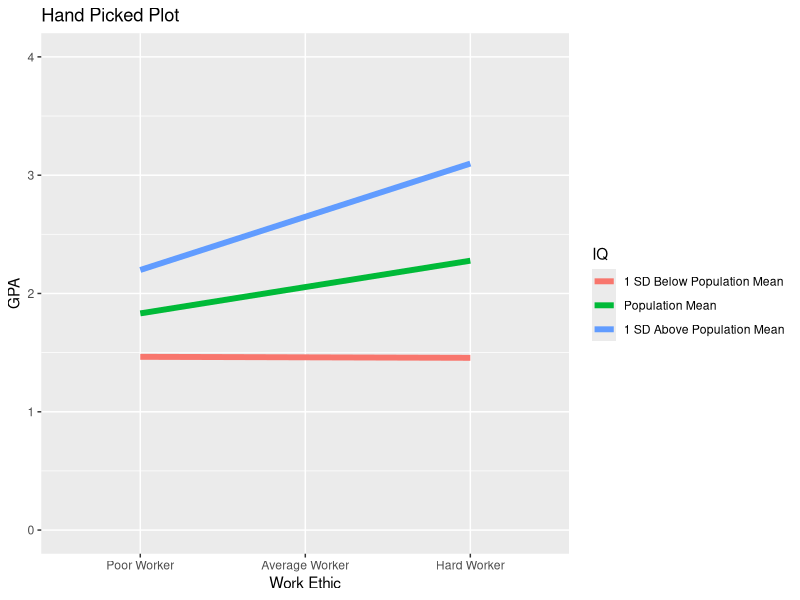

Source code (R):
# Interaction plot example using effects library from: 
# http://ademos.people.uic.edu/Chapter13.html



library(car) #Even though we already installed "car", we have to tell R we want it to load this package for us to use   
#You can choose whatever # you want for the seed; this is for randomization of your data set
set.seed(150)
#Let's make our data set will have 250 participants (n), perhaps college students!     
n <- 250    
#Uniform distribution of work ethic (X) from 1-5 (1 = poor work ethic, 5 = great work ethic) 
X <- rnorm(n, 2.75, .75)    
#We want a normal distribution of IQ (Z)
#I fixed the mean of IQ to 15 so that the regression equation works realistically, SD = 15 
Z <- rnorm(n, 15, 15)   
#We then create Y using a regression equation (adding a bit of random noise)    
Y <- .7*X + .3*Z + 2.5*X*Z + rnorm(n, sd = 5)
#This code is here so that Y (GPA) is capped at 4.0 (the logical max for GPA)
Y = (Y - min(Y)) / (max(Y) - min(Y))*4
#Finally, we put our data together with the data.frame() function 
GPA.Data <- data.frame(GPA=Y, Work.Ethic=X, IQ=Z)   




# Centering independent variables to avoid multicollinearity
# might be equiv to coding?
GPA.Data$IQ.C <- scale(GPA.Data$IQ, center = TRUE, scale = FALSE)[,]
GPA.Data$Work.Ethic.C <- scale(GPA.Data$Work.Ethic, center = TRUE, scale = FALSE)[,]

GPA.Model.1 <- lm(GPA~IQ.C+Work.Ethic.C, GPA.Data)
GPA.Model.2 <- lm (GPA~IQ.C*Work.Ethic.C, GPA.Data)


# Plotting interactions
library(effects)
#Run the interaction 
Inter.HandPick <- effect('IQ.C*Work.Ethic.C', GPA.Model.2,
                         xlevels=list(IQ.C = c(-15, 0, 15),
                                      Work.Ethic.C = c(-1.1, 0, 1.1)),
                         se=TRUE, confidence.level=.95, typical=mean)

#Put data in data frame 
Inter.HandPick <- as.data.frame(Inter.HandPick)

# note: first row is same as this since it is mean CI
predict(GPA.Model.2, newdata = data.frame(IQ.C=-15, Work.Ethic.C=-1.1), 
        interval="confidence")


#Check out what the "head" (first 6 rows) of your data looks like
head(Inter.HandPick)



# Plot
#Create a factor of the IQ variable used in the interaction                   
Inter.HandPick$IQ <- factor(Inter.HandPick$IQ.C,
                            levels=c(-15, 0, 15),
                            labels=c("1 SD Below Population Mean", "Population Mean", "1 SD Above Population Mean"))

#Create a factor of the Work Ethic variable used in the interaction 
Inter.HandPick$Work.Ethic <- factor(Inter.HandPick$Work.Ethic.C,
                                    levels=c(-1.1, 0, 1.1),
                                    labels=c("Poor Worker", "Average Worker", "Hard Worker"))

library(ggplot2)                
Plot.HandPick<-ggplot(data=Inter.HandPick, aes(x=Work.Ethic, y=fit, group=IQ))+
      geom_line(size=2, aes(color=IQ))+
      ylim(0,4)+
      ylab("GPA")+
      xlab("Work Ethic")+
      ggtitle("Hand Picked Plot")


Plot.HandPick 
